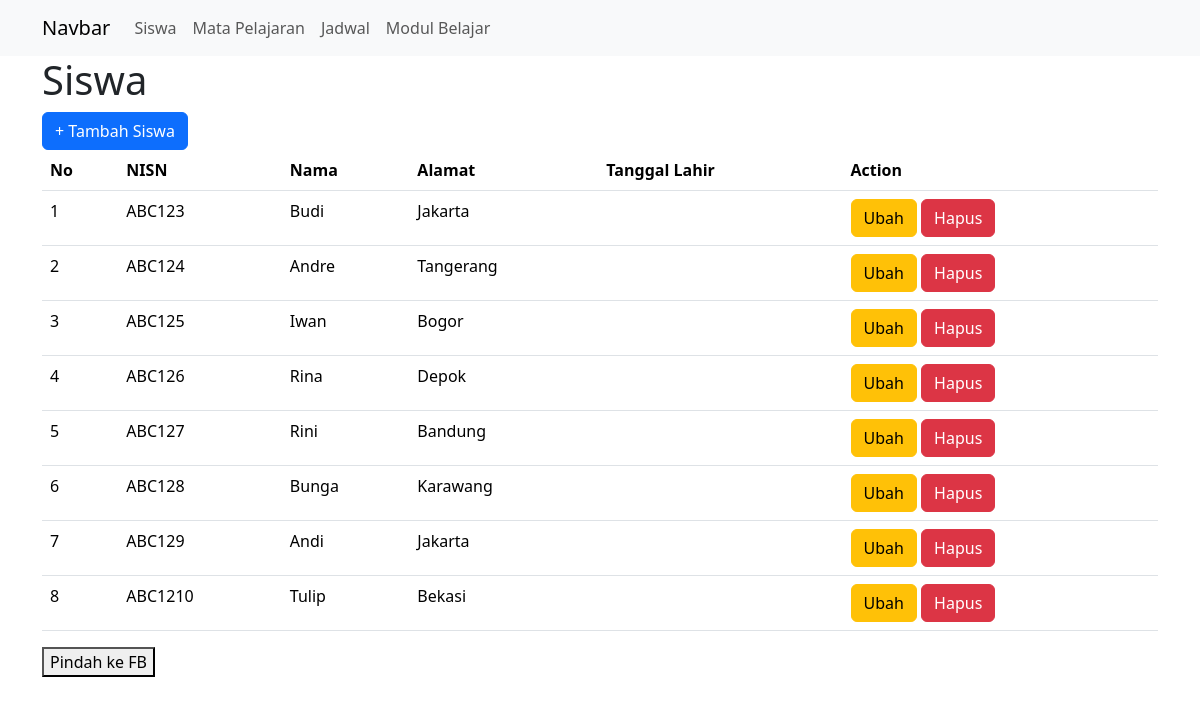
Screenshot of /siswa/siswa.php with the database file from the repository.
### tables this page shows
CREATE TABLE table_siswa (
    id INT(32) unsigned PRIMARY KEY AUTO_INCREMENT,
    nisn VARCHAR (255) UNIQUE,
    nama_siswa VARCHAR (255),
    alamat TEXT
);

### siswa/siswa.php (the view, shortened to what this page needs)
<?php
include 'partial/header.php';
include 'system/koneksi.php';
$dataSiswa = mysqli_query($koneksi, "SELECT * FROM table_siswa");
?>
<div class="container">
    <h1>Siswa</h1>
    <a href="tambah_siswa.php" class="btn btn-primary">+ Tambah Siswa</a>
    <table class="table">
        <thead>
            <tr>
                <th>No</th>
                <th>NISN</th>
                <th>Nama</th>
                <th>Alamat</th>
                <th>Tanggal Lahir</th>
                <th>Action</th>
            </tr>
        </thead>
        <tbody>
            <?php
            $n = 1;
            while($siswa = mysqli_fetch_assoc($dataSiswa)) { ?>
            <tr>
                <td><?= $n ?></td>
                <td><?= $siswa['nisn'] ?></td>
                <td><?= $siswa['nama_siswa'] ?></td>
                <td><?= $siswa['alamat'] ?></td>
                <td><?= $siswa['tanggal_lahir'] ?></td>
                <td>
                    <a class="btn btn-warning" href="ubah_siswa.php?id=<?= $siswa['id'] ?>">Ubah</a>
                    <button type="button" class="btn btn-danger" onclick="hapusSiswa('<?= $siswa['id'] ?>')">Hapus</button>
                </td>
            </tr>
            <?php $n++; } ?>
        </tbody>
    </table>
    <button type="button" onclick="pindahKeFB()">Pindah ke FB</button>
</div>
<?php include 'partial/footer.php'; ?>

### rows the page displays
table_siswa: nisn "ABC123", nama_siswa "Budi", alamat "Jakarta"
table_siswa: nisn "ABC124", nama_siswa "Andre", alamat "Tangerang"
table_siswa: nisn "ABC125", nama_siswa "Iwan", alamat "Bogor"
table_siswa: nisn "ABC126", nama_siswa "Rina", alamat "Depok"
table_siswa: nisn "ABC127", nama_siswa "Rini", alamat "Bandung"
table_siswa: nisn "ABC128", nama_siswa "Bunga", alamat "Karawang"
table_siswa: nisn "ABC129", nama_siswa "Andi", alamat "Jakarta"
table_siswa: nisn "ABC1210", nama_siswa "Tulip", alamat "Bekasi"
